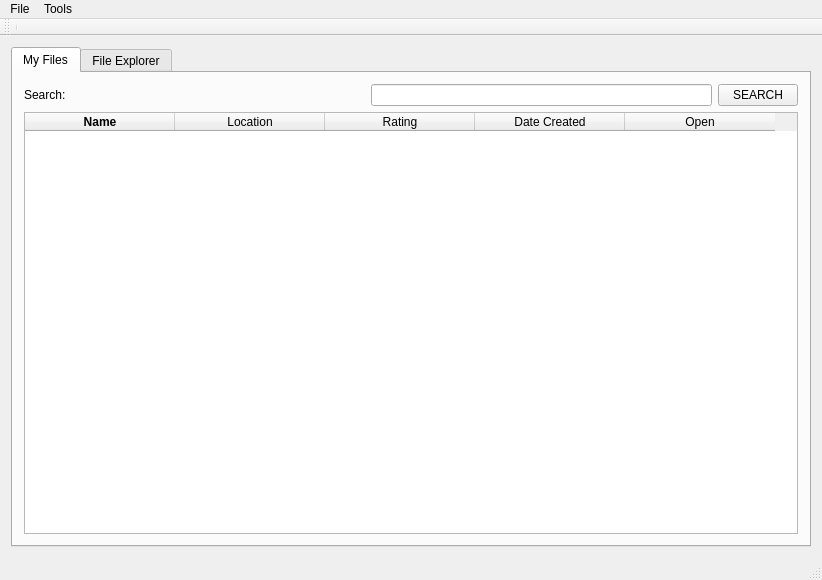
<?xml version="1.0" encoding="UTF-8"?>
<ui version="4.0">
 <class>MainWindow</class>
 <widget class="QMainWindow" name="MainWindow">
  <property name="geometry">
   <rect>
    <x>0</x>
    <y>0</y>
    <width>822</width>
    <height>580</height>
   </rect>
  </property>
  <property name="minimumSize">
   <size>
    <width>640</width>
    <height>580</height>
   </size>
  </property>
  <property name="windowTitle">
   <string>MainWindow</string>
  </property>
  <property name="tabShape">
   <enum>QTabWidget::Triangular</enum>
  </property>
  <widget class="QWidget" name="centralWidget">
   <layout class="QHBoxLayout" name="horizontalLayout_2">
    <item>
     <widget class="QTabWidget" name="mainTabWidget">
      <property name="currentIndex">
       <number>0</number>
      </property>
      <widget class="QWidget" name="myFilesTab">
       <attribute name="title">
        <string>My Files</string>
       </attribute>
       <layout class="QGridLayout" name="gridLayout">
        <item row="0" column="2">
         <widget class="QPushButton" name="searchButton">
          <property name="sizePolicy">
           <sizepolicy hsizetype="Fixed" vsizetype="Fixed">
            <horstretch>0</horstretch>
            <verstretch>0</verstretch>
           </sizepolicy>
          </property>
          <property name="text">
           <string>SEARCH</string>
          </property>
         </widget>
        </item>
        <item row="0" column="1">
         <widget class="QLineEdit" name="searchEdit">
          <property name="sizePolicy">
           <sizepolicy hsizetype="Fixed" vsizetype="Fixed">
            <horstretch>0</horstretch>
            <verstretch>0</verstretch>
           </sizepolicy>
          </property>
          <property name="maximumSize">
           <size>
            <width>3000</width>
            <height>16777215</height>
           </size>
          </property>
         </widget>
        </item>
        <item row="0" column="0">
         <widget class="QLabel" name="searchlabel">
          <property name="frameShape">
           <enum>QFrame::NoFrame</enum>
          </property>
          <property name="frameShadow">
           <enum>QFrame::Plain</enum>
          </property>
          <property name="text">
           <string>Search:  </string>
          </property>
         </widget>
        </item>
        <item row="2" column="0" colspan="3">
         <widget class="QTableWidget" name="filesView">
          <property name="sizePolicy">
           <sizepolicy hsizetype="Expanding" vsizetype="Preferred">
            <horstretch>0</horstretch>
            <verstretch>0</verstretch>
           </sizepolicy>
          </property>
          <property name="frameShape">
           <enum>QFrame::StyledPanel</enum>
          </property>
          <property name="frameShadow">
           <enum>QFrame::Sunken</enum>
          </property>
          <property name="dragEnabled">
           <bool>false</bool>
          </property>
          <property name="alternatingRowColors">
           <bool>true</bool>
          </property>
          <property name="gridStyle">
           <enum>Qt::SolidLine</enum>
          </property>
          <property name="sortingEnabled">
           <bool>true</bool>
          </property>
          <attribute name="horizontalHeaderCascadingSectionResizes">
           <bool>false</bool>
          </attribute>
          <attribute name="horizontalHeaderDefaultSectionSize">
           <number>150</number>
          </attribute>
          <attribute name="horizontalHeaderStretchLastSection">
           <bool>false</bool>
          </attribute>
          <attribute name="verticalHeaderShowSortIndicator" stdset="0">
           <bool>false</bool>
          </attribute>
          <attribute name="verticalHeaderStretchLastSection">
           <bool>false</bool>
          </attribute>
          <column>
           <property name="text">
            <string>Name</string>
           </property>
           <property name="font">
            <font>
             <weight>75</weight>
             <bold>true</bold>
            </font>
           </property>
          </column>
          <column>
           <property name="text">
            <string>Location</string>
           </property>
          </column>
          <column>
           <property name="text">
            <string>Rating</string>
           </property>
          </column>
          <column>
           <property name="text">
            <string>Date Created</string>
           </property>
          </column>
          <column>
           <property name="text">
            <string>Open</string>
           </property>
          </column>
         </widget>
        </item>
       </layout>
      </widget>
      <widget class="QWidget" name="fileExplorerTab">
       <property name="enabled">
        <bool>true</bool>
       </property>
       <attribute name="title">
        <string>File Explorer</string>
       </attribute>
       <layout class="QGridLayout" name="gridLayout_3">
        <item row="0" column="0">
         <widget class="QGroupBox" name="dirGroupBox">
          <property name="sizePolicy">
           <sizepolicy hsizetype="Expanding" vsizetype="Fixed">
            <horstretch>0</horstretch>
            <verstretch>0</verstretch>
           </sizepolicy>
          </property>
          <property name="title">
           <string>Search Directory:</string>
          </property>
          <layout class="QHBoxLayout" name="horizontalLayout">
           <item>
            <widget class="QLabel" name="directoryLabel">
             <property name="text">
              <string>Choose Directory:           </string>
             </property>
            </widget>
           </item>
           <item>
            <widget class="QLineEdit" name="selectedDirEdit">
             <property name="readOnly">
              <bool>true</bool>
             </property>
            </widget>
           </item>
           <item>
            <widget class="QPushButton" name="chooseDirButton">
             <property name="text">
              <string>Choose</string>
             </property>
            </widget>
           </item>
          </layout>
         </widget>
        </item>
        <item row="1" column="0">
         <layout class="QHBoxLayout" name="horizontalLayout_3">
          <item>
           <widget class="QGroupBox" name="filesGroupBox">
            <property name="title">
             <string>List Of Files</string>
            </property>
            <layout class="QGridLayout" name="gridLayout_2">
             <item row="0" column="0">
              <widget class="QTextEdit" name="fileListEdit">
               <property name="readOnly">
                <bool>true</bool>
               </property>
               <property name="html">
                <string>&lt;!DOCTYPE HTML PUBLIC &quot;-//W3C//DTD HTML 4.0//EN&quot; &quot;http://www.w3.org/TR/REC-html40/strict.dtd&quot;&gt;
&lt;html&gt;&lt;head&gt;&lt;meta name=&quot;qrichtext&quot; content=&quot;1&quot; /&gt;&lt;style type=&quot;text/css&quot;&gt;
p, li { white-space: pre-wrap; }
&lt;/style&gt;&lt;/head&gt;&lt;body style=&quot; font-family:'Lucida Grande'; font-size:13pt; font-weight:400; font-style:normal;&quot;&gt;
&lt;p align=&quot;justify&quot; style=&quot; margin-top:0px; margin-bottom:0px; margin-left:0px; margin-right:0px; -qt-block-indent:0; text-indent:0px;&quot;&gt;Choose a directory to search for files&lt;/p&gt;&lt;/body&gt;&lt;/html&gt;</string>
               </property>
              </widget>
             </item>
             <item row="0" column="2" rowspan="2" colspan="2">
              <widget class="QGroupBox" name="filtersGroupBox">
               <property name="title">
                <string>Filters</string>
               </property>
               <layout class="QVBoxLayout" name="verticalLayout">
                <item>
                 <widget class="QLabel" name="filter_video">
                  <property name="text">
                   <string>Video:</string>
                  </property>
                 </widget>
                </item>
                <item>
                 <widget class="QCheckBox" name="mkvCB">
                  <property name="text">
                   <string>.MKV</string>
                  </property>
                 </widget>
                </item>
                <item>
                 <widget class="QCheckBox" name="movCB">
                  <property name="text">
                   <string>.MOV</string>
                  </property>
                 </widget>
                </item>
                <item>
                 <widget class="QCheckBox" name="aviCB">
                  <property name="text">
                   <string>.AVI</string>
                  </property>
                 </widget>
                </item>
                <item>
                 <widget class="QCheckBox" name="mpgCB">
                  <property name="text">
                   <string>.MPG</string>
                  </property>
                 </widget>
                </item>
                <item>
                 <widget class="QCheckBox" name="mp4CB">
                  <property name="text">
                   <string>.MP4</string>
                  </property>
                  <property name="checked">
                   <bool>true</bool>
                  </property>
                  <property name="tristate">
                   <bool>false</bool>
                  </property>
                 </widget>
                </item>
                <item>
                 <widget class="Line" name="line">
                  <property name="orientation">
                   <enum>Qt::Horizontal</enum>
                  </property>
                 </widget>
                </item>
                <item>
                 <widget class="QLabel" name="filter_audio">
                  <property name="text">
                   <string>Audio:</string>
                  </property>
                 </widget>
                </item>
                <item>
                 <widget class="QCheckBox" name="mp3CB">
                  <property name="text">
                   <string>.MP3</string>
                  </property>
                 </widget>
                </item>
                <item>
                 <widget class="QCheckBox" name="oggCB">
                  <property name="text">
                   <string>.OGG</string>
                  </property>
                 </widget>
                </item>
                <item>
                 <widget class="Line" name="line_2">
                  <property name="orientation">
                   <enum>Qt::Horizontal</enum>
                  </property>
                 </widget>
                </item>
                <item>
                 <widget class="QLabel" name="filter_other">
                  <property name="text">
                   <string>Other:</string>
                  </property>
                 </widget>
                </item>
                <item>
                 <widget class="QCheckBox" name="srtCB">
                  <property name="text">
                   <string>.SRT</string>
                  </property>
                 </widget>
                </item>
               </layout>
              </widget>
             </item>
             <item row="1" column="0">
              <layout class="QHBoxLayout" name="horizontalLayout_4">
               <item>
                <widget class="QPushButton" name="clearButton">
                 <property name="sizePolicy">
                  <sizepolicy hsizetype="Maximum" vsizetype="Fixed">
                   <horstretch>0</horstretch>
                   <verstretch>0</verstretch>
                  </sizepolicy>
                 </property>
                 <property name="text">
                  <string>Clear</string>
                 </property>
                </widget>
               </item>
               <item>
                <widget class="QPushButton" name="reloadButton">
                 <property name="sizePolicy">
                  <sizepolicy hsizetype="Fixed" vsizetype="Fixed">
                   <horstretch>0</horstretch>
                   <verstretch>0</verstretch>
                  </sizepolicy>
                 </property>
                 <property name="text">
                  <string>Reload</string>
                 </property>
                </widget>
               </item>
               <item>
                <spacer name="horizontalSpacer">
                 <property name="orientation">
                  <enum>Qt::Horizontal</enum>
                 </property>
                 <property name="sizeHint" stdset="0">
                  <size>
                   <width>40</width>
                   <height>20</height>
                  </size>
                 </property>
                </spacer>
               </item>
              </layout>
             </item>
            </layout>
           </widget>
          </item>
         </layout>
        </item>
       </layout>
      </widget>
     </widget>
    </item>
   </layout>
  </widget>
  <widget class="QMenuBar" name="menuBar">
   <property name="geometry">
    <rect>
     <x>0</x>
     <y>0</y>
     <width>822</width>
     <height>22</height>
    </rect>
   </property>
   <widget class="QMenu" name="menuFile">
    <property name="title">
     <string>File</string>
    </property>
   </widget>
   <widget class="QMenu" name="menuTools">
    <property name="title">
     <string>Tools</string>
    </property>
   </widget>
   <addaction name="menuFile"/>
   <addaction name="menuTools"/>
  </widget>
  <widget class="QToolBar" name="mainToolBar">
   <attribute name="toolBarArea">
    <enum>TopToolBarArea</enum>
   </attribute>
   <attribute name="toolBarBreak">
    <bool>false</bool>
   </attribute>
   <addaction name="separator"/>
  </widget>
  <widget class="QStatusBar" name="statusBar"/>
 </widget>
 <layoutdefault spacing="6" margin="11"/>
 <resources/>
 <connections/>
</ui>
